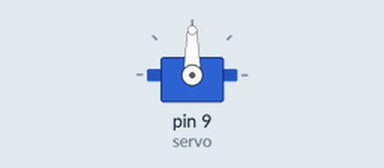
Simulated run of this sketch. Board: Arduino Uno, built with avr-gcc and run on an emulated ATmega328P. On the bench: servo.

Above: at 0.05 s.
Timing chart, 0 to 4.6 s (numbered marks = the images above):
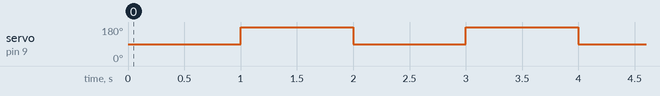

The sketch:

servo.ino
```cpp
#include <Servo.h>
Servo servo;

void setup() {
  servo.attach(9);

}
void loop() {
  servo.write(90);
  delay(1000);

  servo.write(360);
  delay(1000);
}
```

Measured:
- by itself, servo on pin 9 (servo): alternates 180° for 1.0 s and 90° for 1.0 s
